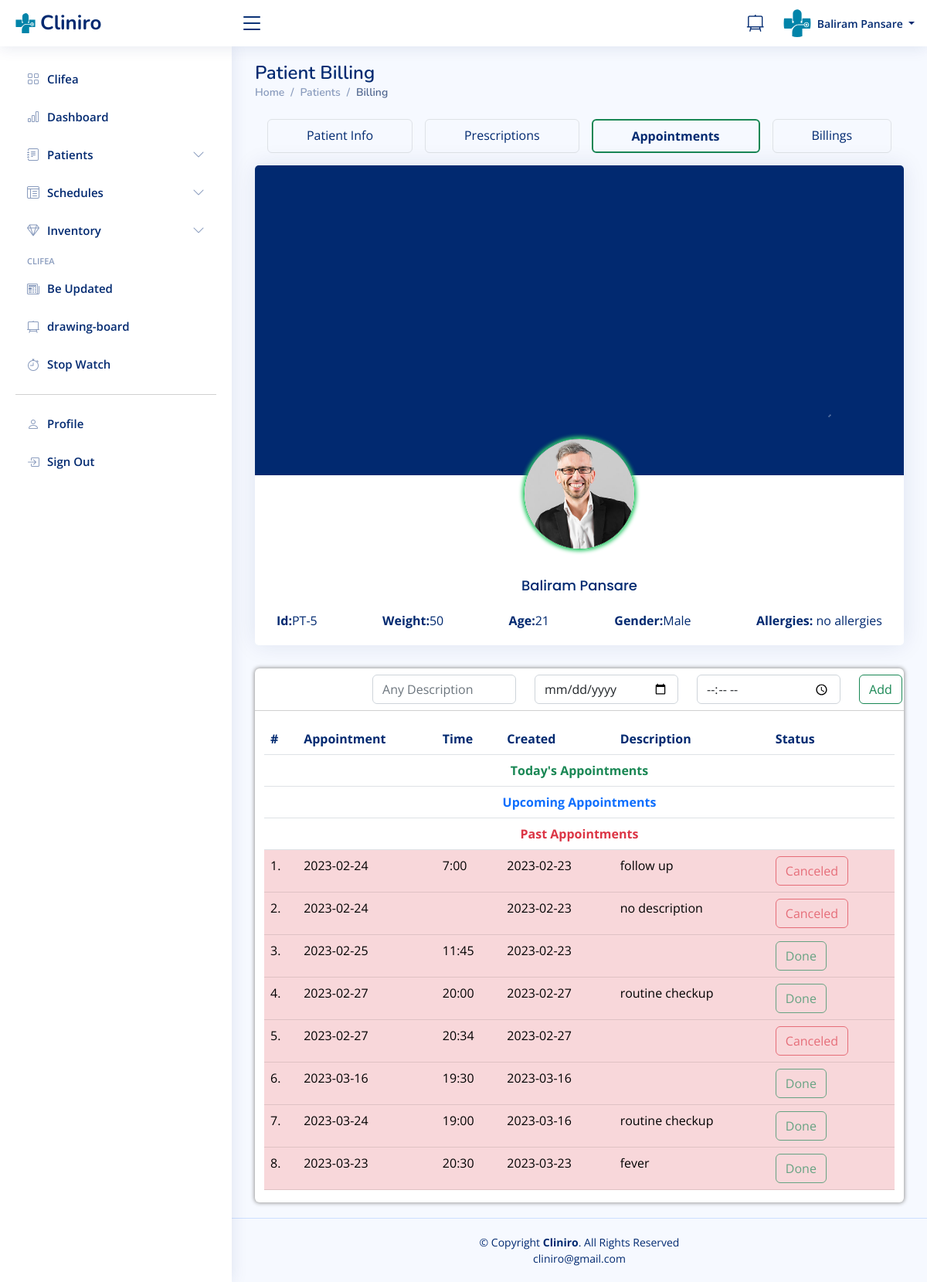
Screenshot of /doctor/patientappointment.php?patid=5 (signed in) with the database file from the repository.
### tables this page shows
CREATE TABLE `doctors` (
  `id` int(11) NOT NULL,
  `specilization` varchar(255) DEFAULT NULL,
  `doctorName` varchar(255) DEFAULT NULL,
  `address` longtext DEFAULT NULL,
  `docFees` varchar(255) DEFAULT NULL,
  `contactno` bigint(11) DEFAULT NULL,
  `docEmail` varchar(255) DEFAULT NULL,
  `gender` text DEFAULT NULL,
  `age` varchar(20) DEFAULT NULL,
  `dob` varchar(50) DEFAULT NULL,
  `clinic_name` varchar(50) DEFAULT NULL,
  `clinic_contact` bigint(11) DEFAULT NULL,
  `clinic_timing` varchar(50) DEFAULT NULL,
  `closed` varchar(50) DEFAULT '-',
  `clinic_locality` varchar(50) DEFAULT NULL,
  `clinic_city` varchar(50) DEFAULT NULL,
  `password` varchar(255) DEFAULT NULL,
  `creationDate` timestamp NULL DEFAULT current_timestamp(),
  `updationDate` timestamp NULL DEFAULT NULL ON UPDATE current_timestamp()
);

CREATE TABLE `users` (
  `id` int(11) NOT NULL,
  `fullName` varchar(255) DEFAULT NULL,
  `address` longtext DEFAULT NULL,
  `city` varchar(255) DEFAULT NULL,
  `gender` varchar(255) DEFAULT NULL,
  `email` varchar(255) DEFAULT NULL,
  `password` varchar(255) DEFAULT NULL,
  `regDate` timestamp NULL DEFAULT current_timestamp(),
  `updationDate` timestamp NULL DEFAULT NULL ON UPDATE current_timestamp(),
  `Age` int(3) DEFAULT NULL,
  `Height` int(4) DEFAULT NULL,
  `Weight` int(3) DEFAULT NULL,
  `Medication` varchar(200) DEFAULT NULL,
  `Allergy` varchar(200) DEFAULT NULL,
  `Phone` bigint(10) DEFAULT NULL,
  `Locality` varchar(100) DEFAULT NULL,
  `Ename` varchar(50) DEFAULT NULL,
  `Erelation` varchar(50) DEFAULT NULL,
  `Econtact` bigint(10) DEFAULT NULL,
  `otp` int(10) NOT NULL
);

CREATE TABLE `patappointments` (
  `Apptid` int(10) NOT NULL,
  `Appt_Docid` int(10) NOT NULL,
  `Appt_Patid` int(10) NOT NULL,
  `Appt_Descrip` varchar(500) NOT NULL,
  `Appt_Date` date NOT NULL,
  `Appt_Time` varchar(10) NOT NULL,
  `Appt_Status` int(1) NOT NULL,
  `Appt_Created` date NOT NULL DEFAULT current_timestamp()
);

### doctor/patientappointment.php (the view, shortened to what this page needs)
<?php
include('include/config.php');
if(strlen($_SESSION['id']==0)) {
 header('location:doctorlogout.php');
  } else{
?>
<!DOCTYPE html>
<html lang="en">
<?php include('include/head.php');?>
<body>
<?php include('include/header.php');?>
<?php include('include/sidebar.php');?>
  <main class="main" id="main">
    <div class="pagetitle">
      <h1>Patient Billing</h1>
      <nav>
        <ol class="breadcrumb">
          <li class="breadcrumb-item"><a href="dashboard.php">Home</a></li>
          <li class="breadcrumb-item">Patients</li>
          <li class="breadcrumb-item active">Billing</li>
        </ol>
      </nav>
    </div>
    <section class="section">
        <?php
        $patid=$_GET['patid'];
        $ret=mysqli_query($con,"select * from users where id='$patid'");
        while ($row=mysqli_fetch_array($ret)) {
        ?>
        <div class="d-flex flex-wrap text-center m-2 rounded" id="patient-nav">
            <a href="view-patient.php?viewid=<?php echo $row['id'];?>" class="p-2 flex-grow-1 border rounded m-2">Patient Info</a>
            <a href="prescriptions.php?prespid=<?php echo $row['id'];?>" class="p-2 flex-grow-1 border rounded m-2">Prescriptions</a>
            <a href="patientappointment.php?patid=<?php echo $row['id'];?>" class="p-2 flex-grow-1 border rounded m-2 border-success border-2 fw-bold">Appointments</a>
            <a href="patientbilling.php?patid=<?php echo $row['id'];?>" class="p-2 flex-grow-1 border rounded m-2">Billings</a>
        </div>
        <div class="row" >
            <div class="col-xxl-3 ">
                <div class="card">
                    <img class="card-img-top" src="../assets/img/cardback.png" alt="Bologna">
                    <div class="card-body text-center">
                        <img class="avatar rounded-circle" src="../assets/img/messages-3.jpg" alt="patientpic">
                        <h4 class="card-title"><?php  echo $row['fullName'];?></h4>
                        <div class="d-flex justify-content-between flex-wrap" id="form-subhead">
                            <div class="px-2"> <b>Id:</b>PT-<?php  echo $row['id'];?></div>
                            <div class="px-2"> <b>Weight:</b><?php  echo $row['Weight'];?></div>
                            <div class="px-2"> <b>Age:</b><?php  echo $row['Age'];?></div>
                            <div class="px-2"> <b>Gender:</b><?php  echo $row['gender'];?></div>
                            <div class="px-2"> <b>Allergies:</b> <?php  echo $row['Allergy'];?></div>
                        </div>
                    </div>
                </div>
                <?php }?>
            </div>
            <div class="col-xxl-9">
                <div class="container-fluid box8 rounded table-responsive" id="patients-patients-cont">
                    <form method="post" name="submit">
                        <div class="row mt-2 justify-content-end">
                            <div class="col-3 form-group">
                                <input type="text" class="form-control" name="apptdescrip" placeholder="Any Description" >
                            </div>
                            <div class="col-3 form-group">
                                <input type="date" class="form-control" name="appt" placeholder="Date"  required>
                            </div>
                            <div class="col-3 form-group">
                                <input type="time" class="form-control" name="time" placeholder="time">
                            </div>
                            <div class="col-1 form-group">
                                <button type="submit" name="submit" class="btn btn-outline-success ">Add</button>
                            </div>
                            <hr class="mt-2">
                        </div>
                    </form>
                    <table class="table">
                        <thead>
                            <tr id="form-subhead">
                                <th scope="col">#</th>
                                <th scope="col">Appointment</th>
                                <th scope="col">Time</th>
                                <th scope="col">Created</th>
                                <th scope="col">Description</th>
                                <th scope="col">Status</th>
                            </tr>
                        </thead>
                        <tbody>
                        <tr>
          <td colspan="6" class="text-center fw-bold text-success">Today's Appointments</td>
        </tr>
                            <tr>
          <td colspan="6" class="text-center fw-bold text-primary">Upcoming Appointments</td>
        </tr>
                            <tr>
          <td colspan="6" class="text-center fw-bold text-danger">Past Appointments</td>
        </tr>
                            <?php
                            $docid = $_SESSION['id'];
                            $patid=$_GET['patid'];
                            $ret=mysqli_query($con,"SELECT * FROM patappointments where Appt_Patid='$patid' AND Appt_Docid='$docid' AND Appt_Date < CURDATE();");
                            $i = 1;
                            while ($row=mysqli_fetch_array($ret)) { ?>
                            <tr class="table-danger">
                                <td class="center"><?php echo $i;?>.</td>
                                <td ><?php echo $row['Appt_Date'];?></td>
                                <td><?php echo $row['Appt_Time'];?></td>
                                <td><?php echo $row['Appt_Created'];?></td>
                                <td><?php echo $row['Appt_Descrip'];?></td>
                                <td>
                                <?php if($row['Appt_Status']==1)
                                { ?>
                                <button class="btn btn-outline-success" disabled>Done</button>
                                                                <?php } else { ?>
                                <button type="button" class="btn btn-outline-danger" disabled>Canceled</button>
                                   <?php } ?>
                                </td>
                            </tr>
                            <?php $i++; }?>
                        </tbody>
                    </table>
                </div>
            </div>
        </div>
    </section>
</main>
  <?php include('include/footer.php');?>
</body>
</html>
<?php } ?>

### doctor/include/header.php (shortened to what this page needs)
<header id="header" class="header fixed-top d-flex align-items-center">
<div class="d-flex align-items-center justify-content-between">
  <a href="index.html" class="logo d-flex align-items-center">
    <img src="assets/img/logo.svg" alt="">
    <span class="d-none d-lg-block">Cliniro</span>
  </a>
  <i class="bi bi-list toggle-sidebar-btn"></i>
</div>
<nav class="header-nav ms-auto">
  <ul class="d-flex align-items-center">
    <li>
      <a class="nav-link nav-icon" href="scratchpad.php" target="_blank" >
        <i class="bi bi-easel2"></i>
      </a>
    </li>
    <li class="nav-item dropdown pe-3">
      <a class="nav-link nav-profile d-flex align-items-center pe-0" href="#" data-bs-toggle="dropdown">
        <img src="assets/img/logo copy.svg" alt="Profile" class="rounded-circle">
        <span class="d-none d-md-block dropdown-toggle ps-2">
        <?php $query=mysqli_query($con,"select doctorName from doctors where id='".$_SESSION['id']."'");
        while($row=mysqli_fetch_array($query))
        {
            echo $row['doctorName'];
        }?>
        </span>
      </a>
        </li>
      </ul>
</nav>
</header>

### doctor/assets/css/style.css (style rules this page uses)
:root { scroll-behavior: smooth; }
body { font-family: "Open Sans", sans-serif; background: #f6f9ff; color: #444444; }
a { color: #4154f1; text-decoration: none; }
h1, h2, h3, h4, h5, h6 { font-family: "Nunito", sans-serif; }
#main { margin-top: 60px; padding: 20px 30px; transition: all 0.3s; }
.pagetitle { margin-bottom: 10px; }
.pagetitle h1 { font-size: 24px; margin-bottom: 0; font-weight: 600; color: #012970; }
.card { margin-bottom: 30px; border: none; border-radius: 5px; box-shadow: 0px 0 30px rgba(1, 41, 112, 0.1); }
.card-title { padding: 20px 0 15px 0; font-size: 18px; font-weight: 500; color: #012970; font-family: "Poppins", sans-serif; }
.card-body { padding: 0 20px 20px 20px; }
.breadcrumb { font-size: 14px; font-family: "Nunito", sans-serif; color: #899bbd; font-weight: 600; }
.breadcrumb a { color: #899bbd; transition: 0.3s; }
.breadcrumb .breadcrumb-item::before { color: #899bbd; }
.breadcrumb .active { color: #51678f; font-weight: 600; }
.logo { line-height: 1; }
@media (min-width: 1200px) { .logo { width: 280px; } }
.logo img { max-height: 26px; margin-right: 6px; }
.logo span { font-size: 26px; font-weight: 700; color: #012970; font-family: "Nunito", sans-serif; }
.header { transition: all 0.5s; z-index: 997; height: 60px; box-shadow: 0px 2px 20px rgba(1, 41, 112, 0.1); background-color: #fff; padding-left: 20px; }
.header .toggle-sidebar-btn { font-size: 32px; padding-left: 10px; cursor: pointer; color: #012970; }
.header-nav ul { list-style: none; }
.header-nav>ul { margin: 0; padding: 0; }
.header-nav .nav-icon { font-size: 22px; color: #012970; margin-right: 25px; position: relative; }
.header-nav .nav-profile { color: #012970; }
.header-nav .nav-profile img { max-height: 36px; }
.header-nav .nav-profile span { font-size: 14px; font-weight: 600; }
@media (min-width: 1200px) { #main, #footer { margin-left: 300px; } }
.section { flex: 0 0 300px; min-height: 500px; }
button { cursor: pointer; }
.box8 { box-shadow: 0px 0px 5px 1px #999; }
#patients-patients-cont { background-color: white; }
#form-subhead { color: #012970; }
.avatar { border: 0.1rem solid #2eca6a; margin-top: -3rem; margin-bottom: 1rem; max-width: 9rem; box-shadow: 0px 0px 5px 2px #2eca6a; }
#patient-nav a { color: #012970 !important; }

### rows the page displays
doctors: doctorName "Baliram Pansare"
users: fullName "Baliram Pansare", id "5", Weight "50", Age "21", gender "Male", Allergy "no allergies"
patappointments: Appt_Date "2023-02-24", Appt_Time "7:00", Appt_Created "2023-02-23", Appt_Descrip "follow up", Appt_Status "Canceled"
patappointments: Appt_Date "2023-02-24", Appt_Created "2023-02-23", Appt_Descrip "no description", Appt_Status "Canceled"
patappointments: Appt_Date "2023-02-25", Appt_Time "11:45", Appt_Created "2023-02-23", Appt_Status "Done"
patappointments: Appt_Date "2023-02-27", Appt_Time "20:00", Appt_Created "2023-02-27", Appt_Descrip "routine checkup", Appt_Status "Done"
patappointments: Appt_Date "2023-02-27", Appt_Time "20:34", Appt_Created "2023-02-27", Appt_Status "Canceled"
patappointments: Appt_Date "2023-03-16", Appt_Time "19:30", Appt_Created "2023-03-16", Appt_Status "Done"
patappointments: Appt_Date "2023-03-24", Appt_Time "19:00", Appt_Created "2023-03-16", Appt_Descrip "routine checkup", Appt_Status "Done"
patappointments: Appt_Date "2023-03-23", Appt_Time "20:30", Appt_Created "2023-03-23", Appt_Descrip "fever", Appt_Status "Done"
